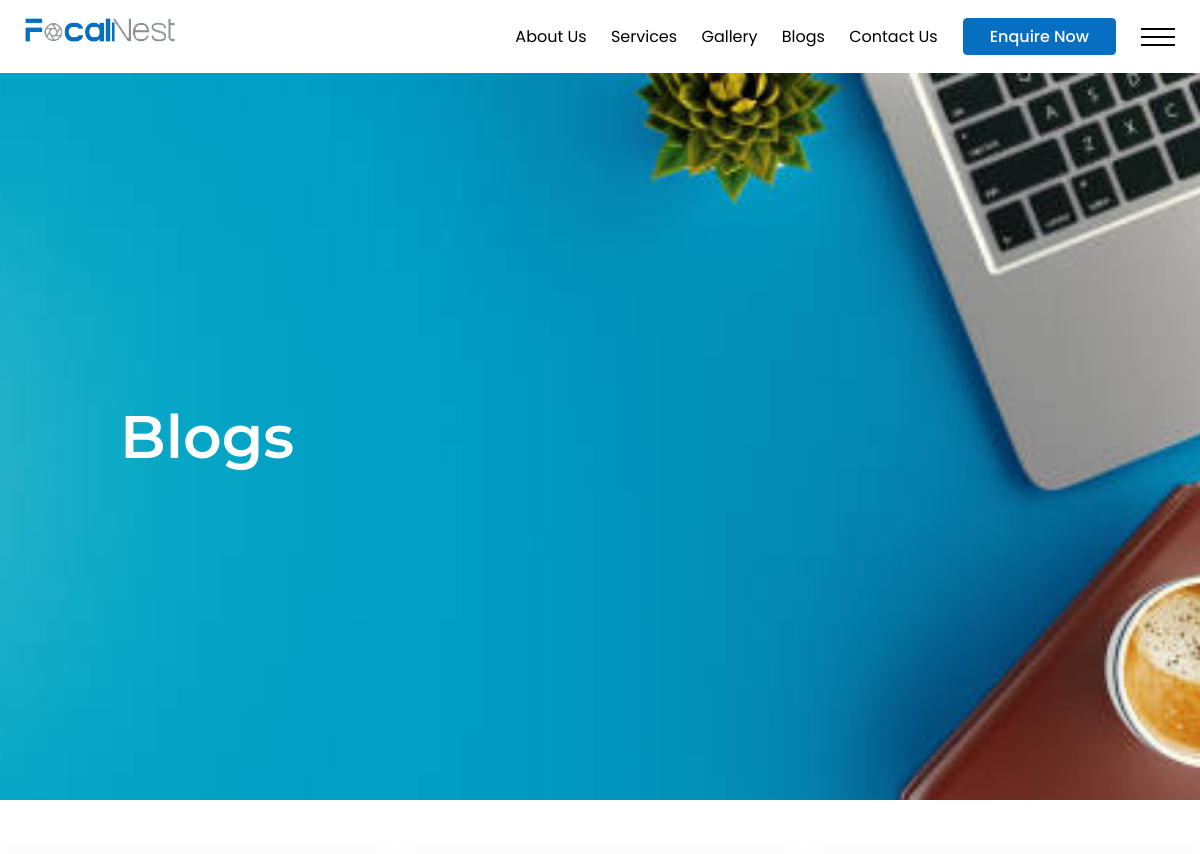
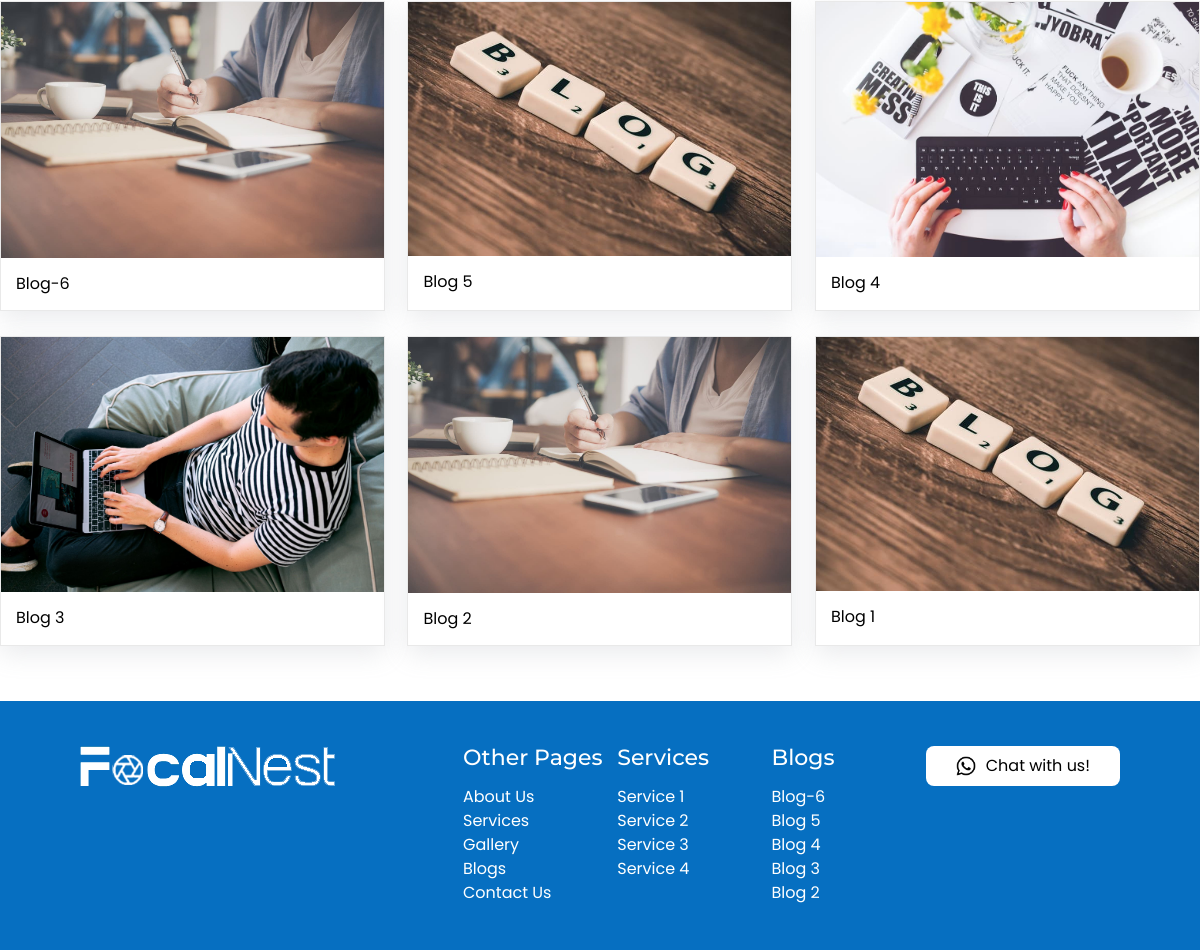
Page /blog on the committed database (2 pictures, top to bottom).
### FocalNest/models.py (models this page shows, shortened)
class BlogPost(models.Model):
    Blog_title = models.CharField(max_length=200)
    Title_url = models.SlugField(unique=True, blank=True, null=True)
    image = models.ImageField(upload_to='Admin/blogimages/')
    content = RichTextField()
    class Meta:
        verbose_name = 'Blog'
        verbose_name_plural = 'Blogs'

class ServicePost(models.Model):
    title = models.CharField(max_length=200)
    Title_Url = models.SlugField(unique=True, blank=True, null=True)
    Service_image = models.ImageField(upload_to='Admin/Serviceicons/')
    Service_icon = models.ImageField(upload_to='Admin/Serviceimages/')
    Description = models.CharField(max_length=255,)
    content = RichTextField()
    class Meta:
        verbose_name = 'Service'
        verbose_name_plural = 'Services'

### FocalNest/views.py (the view)
# urls.py: path('blog', views.blog, name='blog'),
def blog(request):
    return render(request, 'blog.html')

### FocalNest/commoncontext.py (called while the page is built)
def common_data(request):
    allservices = ServicePost.objects.all()
    allblogs = BlogPost.objects.all().order_by('-id')
    recent_blogs = BlogPost.objects.all().order_by('-id')[:5]
    return {
        'services': allservices,
        'blogs': allblogs,
        'recentblogs': recent_blogs,
    }

### FocalNest/templates/blog.html
{% extends "masterpage.html" %}
{% load static %}
{% block content %}
<main>
    <div class="blog-banner">
        <div class="bg"><img src="{% static 'images/blog-banner.jpg' %}" alt=""></div>
        <div class="banner-wrapper">
            <div class="content">
                <h1>Blogs</h1>
            </div>
        </div>
    </div>
    <section>
        <div class="blogListingSecA">
            <div class="container">
                <div class="flex">
                    {% for post in blogs %}
                    <div class="col">
                        <a href="{% url 'FocalNest:blog_detail' Title_url=post.Title_url %}">
                            <figure><img src="{{ post.image.url }}" alt=""></figure>
                            <figcaption>{{ post.Blog_title }}</figcaption>
                        </a>
                    </div>
                    {% endfor %}
                </div>
            </div>
        </div>
    </section>
</main>
{% endblock %}

### FocalNest/templates/masterpage.html (shortened to what this page needs)
{% load static %}
<!DOCTYPE html>
<html lang="en">
<head>
    <link rel="stylesheet" href="{% static 'sass/style.css' %}">
    <link rel="stylesheet" href="{% static 'fonts/fonts.css' %}">
    <link rel="stylesheet" href="{% static 'css/owl.carousel.min.css' %}">
    <link rel="stylesheet" href="{% static 'css/fancybox.css' %}">
</head>
<body>
    <header>
        <div class="container-fluid">
            <div class="header-wrapper">
                <div class="flex">
                    <div class="colA">
                        <a href="/">
                            <img src="{% static 'images/logo.png' %}" alt="">
                        </a>
                    </div>
                    <div class="colB">
                        <nav>
                            <ul>
                                <li>
                                    <a href="">About Us</a>
                                </li>
                                <li>
                                    <a href="/service">Services</a>
                                </li>
                                <li>
                                    <a href="/gallery">Gallery</a>
                                </li>
                                <li>
                                    <a href="/blog">Blogs</a>
                                </li>
                                <li>
                                    <a href="">Contact Us</a>
                                </li>
                            </ul>
                        </nav>
                    </div>
                    <div class="colC">
                        <button class="enquire-btn">Enquire Now</button>
                        <div class="ham-menu">
                            <span></span>
                            <span></span>
                            <span></span>
                        </div>
                    </div>
                </div>
            </div>
        </div>
    </header>
    {% block content %}
    {% endblock %}
    <footer>
        <div class="container-fluid">
            <div class="footer-wrapper">
                <div class="flex">
                    <div class="colA">
                        <div class="logo"><a href="/"><img src="{% static 'images/logo.png' %}" alt=""></a></div>
                    </div>
                    <div class="colB">
                        <div class="col">
                            <h4>Other Pages</h4>
                            <ul>
                                <li>
                                    <a href="">About Us</a>
                                </li>
                                <li>
                                    <a href="/service">Services</a>
                                </li>
                                <li>
                                    <a href="/gallery">Gallery</a>
                                </li>
                                <li>
                                    <a href="/blog">Blogs</a>
                                </li>
                                <li>
                                    <a href="">Contact Us</a>
                                </li>
                            </ul>
                        </div>
                        <div class="col">
                            <h4>Services</h4>
                            <ul>
                                {% for service in services %}
                                    <li><a href="{% url 'FocalNest:service_detail' Title_url=service.Title_Url %}">{{ service.title }}</a></li>
                                {% endfor %}
                            </ul>
                        </div>
                        <div class="col">
                            <h4>Blogs</h4>
                            <ul>
                                {% for blog in recentblogs %}
                                    <li><a href="{% url 'FocalNest:blog_detail' Title_url=blog.Title_url %}">{{ blog.Blog_title }}</a></li>
                                {% endfor %}
                            </ul>
                        </div>
                    </div>
                    <div class="colC">
                        <div class="btn wtsp-button">
                            <a href=""><img src="{% static 'icons/whatsapp.png' %}" alt="">Chat with us!</a>
                        </div>
                    </div>
                </div>
            </div>
        </div>
    </footer>
</body>
</html>

### FocalNest/static/sass/style.css (style rules this page uses)
*, *::before, *::after { padding: 0; margin: 0; list-style: none; box-sizing: border-box; }
body, html { font-family: "Poppins", sans-serif; font-size: 16px; line-height: 24px; --headerheight: 73px; }
a[href] { text-decoration: none; transition: 0.5s ease; }
img { max-width: 100%; display: block; }
.container { max-width: 1280px; width: 100%; margin: 0 auto; }
header .container-fluid { padding: 0 25px; display: block; margin: 0 auto; }
footer .container-fluid { padding: 0 5rem; display: block; margin: 0 auto; }
h1, h2, h3, h4, h5, h6 { font-family: "Montserrat", sans-serif; color: #344750; font-weight: normal; }
h1 { line-height: 1; }
.flex { display: flex; flex-wrap: wrap; }
main { margin-top: var(--headerheight); }
header { position: fixed; top: 0; left: 0; right: 0; z-index: 3; transition: 0.5s ease; -webkit-backdrop-filter: blur(7px); backdrop-filter: blur(7px); background: #fff; }
header::before { content: ""; position: absolute; left: 0; top: 0; right: 0; height: 0; transition: 0.5s ease; }
header .header-wrapper { position: relative; z-index: 1; padding: 18px 0; transition: 0.5s ease; }
header .header-wrapper .flex { justify-content: space-between; }
header .header-wrapper .flex .colA { flex: 0 1 13%; max-width: 13%; width: 100%; }
header .header-wrapper .flex .colB { flex: 1; width: 100%; display: flex; align-items: center; flex-wrap: wrap; justify-content: flex-end; }
header .header-wrapper .flex .colB nav { flex: 0 1 max-content; max-width: -moz-max-content; max-width: max-content; width: 100%; margin-right: 25px; }
header .header-wrapper .flex .colB nav ul li { display: inline-block; }
header .header-wrapper .flex .colB nav ul li a { color: #000; font-weight: 400; }
header .header-wrapper .flex .colB nav ul li:not(:first-child) { margin-left: 20px; }
header .header-wrapper .flex .colC { display: flex; align-items: center; gap: 0 25px; }
header .header-wrapper .flex .colC button.enquire-btn { -webkit-appearance: none; -moz-appearance: none; appearance: none; background: #066fc1; color: #fff; font-family: inherit; font-size: inherit; font-weight: 500; padding: 5px 26px; border: 1px solid #066fc1; border-radius: 4px; cursor: pointer; transition: 0.5s ease; }
header .header-wrapper .flex .colC .ham-menu { width: 34px; display: flex; flex-direction: column; gap: 6px 0; cursor: pointer; }
header .header-wrapper .flex .colC .ham-menu span { display: block; height: 2px; background: #000; width: 100%; }
.blog-banner { position: relative; }
.blog-banner .bg { height: calc(100vh - var(--headerheight)); }
.blog-banner .bg img { width: 100%; height: 100%; -o-object-fit: cover; object-fit: cover; }
.blog-banner .banner-wrapper { position: absolute; top: 50%; left: 10%; translate: 0 -50%; }
.blog-banner .banner-wrapper .content h1 { font-size: 60px; color: #fff; font-weight: 600; }
.blogListingSecA { padding: 55px 0; }
.blogListingSecA .flex { --boxgap: 15px; --boxwidth: calc(33.33% - var(--boxgap)); --transanim: .3s ease-out; gap: 25px calc(var(--boxgap) + var(--boxgap) / 2); }
.blogListingSecA .flex .col { flex: 0 1 var(--boxwidth); max-width: var(--boxwidth); width: 100%; box-shadow: rgba(149, 157, 165, 0.2) 0px 8px 24px; border: 1px solid #e9e9e9; transition: var(--transanim); }
.blogListingSecA .flex .col a { display: block; height: 100%; }
.blogListingSecA .flex .col figure { overflow: hidden; }
.blogListingSecA .flex .col figure img { -o-object-fit: cover; object-fit: cover; transition: var(--transanim); }
.blogListingSecA .flex .col figcaption { color: #000; padding: 15px; border-top: none; line-height: 1.4; transition: var(--transanim); }
footer { background: #066fc1; }
footer .footer-wrapper { padding: 45px 0; }
footer .flex .colA { flex: 0 1 auto; }
footer .flex .colA img { filter: invert(1) brightness(10); }
footer .flex .colB { flex: 1; display: grid; padding-left: 8rem; grid-template-columns: repeat(3, 1fr); }
footer .flex .colB h4 { color: #fff; font-size: 22px; font-weight: 500; margin-bottom: 15px; }
footer .flex .colB ul li a { color: #fff; }
footer .flex .colC { flex: 0 1 auto; }
footer .flex .colC .btn a { color: #000; background: #fff; display: flex; align-items: center; gap: 0 10px; padding: 8px 30px; border-radius: 8px; transition: 0.4s ease; }
footer .flex .colC .btn a img { width: 20px; transition: 0.4s ease; }

### rows in the picture
BlogPost: image (picture), Blog_title "Blog-6"
BlogPost: image (picture), Blog_title "Blog 5"
BlogPost: image (picture), Blog_title "Blog 4"
BlogPost: image (picture), Blog_title "Blog 3"
BlogPost: image (picture), Blog_title "Blog 2"
BlogPost: image (picture), Blog_title "Blog 1"
ServicePost: title "Service 1"
ServicePost: title "Service 2"
ServicePost: title "Service 3"
ServicePost: title "Service 4"
